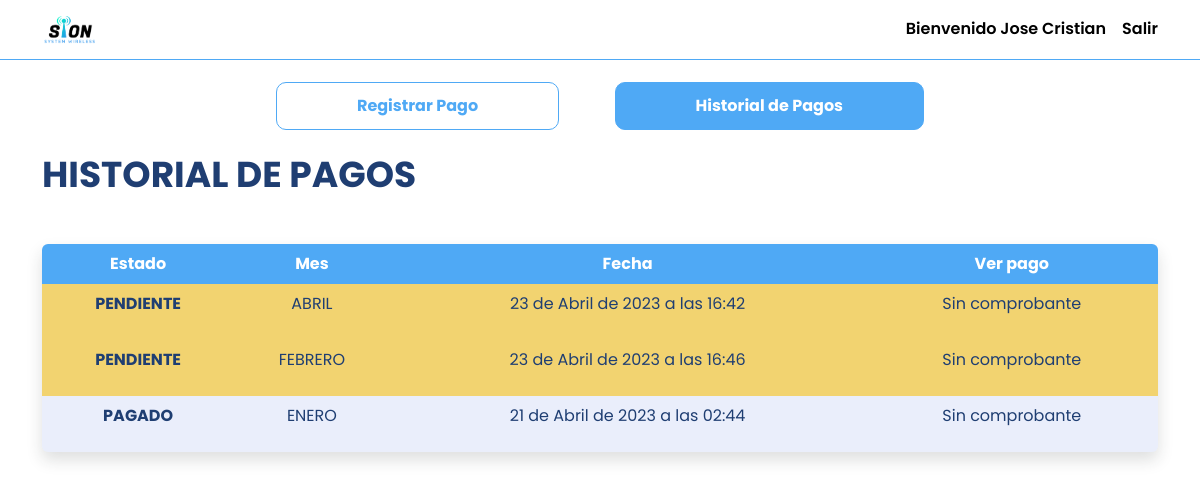
The page /payment_register/history/ (signed in) on the database its author committed.
### payments/models.py (models this page shows, shortened)
class Payment(models.Model):
    created = models.DateTimeField(auto_now_add=True, verbose_name="Fecha de pago")
    updated = models.DateTimeField(auto_now=True, verbose_name="Ultima modificación")
    receipt = models.FileField(upload_to="comprobantes", null=True, blank=True, verbose_name="Comprobante")
    name_client = models.ForeignKey(User, on_delete=models.CASCADE, verbose_name="Nombre del cliente")
    email_client = models.EmailField(max_length=254,verbose_name="Correo electrónico del cliente", null=True, blank=True)
    state = models.ForeignKey(State, on_delete=models.CASCADE, verbose_name="Estado")
    month = models.ForeignKey(Month, on_delete=models.CASCADE, verbose_name="Mes de pago")
    class Meta:
        verbose_name = "pago"
        verbose_name_plural="pagos"

class State(models.Model):
    name = models.CharField(max_length=100)
    created = models.DateTimeField(auto_now_add=True,
        verbose_name="Fecha de creación")
    class Meta:
        verbose_name = "estado"
        verbose_name_plural="estados"
    def __str__(self):
        return self.name

class Month(models.Model):
    name = models.CharField(max_length=100)
    created = models.DateTimeField(auto_now_add=True,
        verbose_name="Fecha de creación")
    class Meta:
        verbose_name = "mes"
        verbose_name_plural="meses"
    def __str__(self):
        return self.name

### admin_user/views.py (the view)
# urls.py: path('history/', HistoryPageView.as_view(), name='history'),
@method_decorator(login_required, name='dispatch')
class HistoryPageView(TemplateView):
    template_name = "admin_user/history.html"
    def get_queryset(self):
        queryset = Payment.objects.filter(name_client=self.request.user)
        queryset = queryset.order_by('-month') # ordena por fecha de creación descendente: -month = de forma ascendente
        return queryset
    def get_context_data(self, **kwargs):
        context = super().get_context_data(**kwargs)
        context['payments'] = self.get_queryset()
        return context
    """ CODIGO PARA VER ID EN CMD
    def get_context_data(self, **kwargs):
        context = super().get_context_data(**kwargs)
        payments = Payment.objects.filter(name_client=self.request.user)
        payments_dict = [self.payment_to_dict(payment) for payment in payments]
        context['payments'] = json.dumps(payments_dict)


        payments = Payment.objects.filter(name_client=self.request.user)
        payment_list = []
        for payment in payments:
            payment_dict = model_to_dict(payment)
            payment_dict['receipt'] = str(payment_dict['receipt'])
            payment_list.append(payment_dict)
            print(payment_dict['created'])
        return context

    def payment_to_dict(self, payment):
        payment_dict = model_to_dict(payment)
        payment_dict['receipt'] = str(payment_dict['receipt'])  # Convert FieldFile to string
        return payment_dict"""

### admin_user/templates/admin_user/history.html (shortened to what this page needs)
{% extends 'admin_user/base.html' %}
{% load static %}
{% block content %}
    <div class="container">
        <div class="content-btn d-flex align-items-center justify-content-evenly">
            <a href="{% url 'register' %}" class="btn btn-primary">Registrar Pago</a>
            <a href="{% url 'history' %}" class="btn btn-primary active">Historial de Pagos</a>
        </div>
        <h2 class="title-register">HISTORIAL DE PAGOS</h2>
        {% if payments %}
            <div class="content-table table-responsive rounded shadow mt-5 bg-body rounded">
                <table class="table table-borderless table-equal-column-width text-center">
                    <thead>
                        <tr>
                            <th scope="col my-th">Estado</th>
                            <th scope="col my-th">Mes</th>
                            <th scope="col my-th">Fecha</th>
                            <th scope="col my-th">Ver pago</th>
                        </tr>
                    </thead>
                    <tbody class="table-group-divider">
                        {% for payment in payments %}
                            <tr>
                                {% if payment.receipt  %}
                                    <th
                                        data-url="{{payment.receipt.url}}"
                                        data-url-pending="{{payment.receipt.url }}"
                                        data-url-unpain="{% url 'register' %}"
                                        class="data-payment"
                                    >{{ payment.state }}</th>
                                {% else %}
                                    <th
                                        data-url=""
                                        data-url-pending=""
                                        data-url-unpain="{% url 'register' %}"
                                        class="data-payment"
                                    >{{ payment.state }}</th>
                                {% endif %}
                                <td>{{ payment.month }}</td>
                                <td>{{ payment.updated }}</td>
                            </tr>
                        {% endfor %}
                    </tbody>
                </table>
            </div>
        {% else %}
            <div class="no-payments">
                <img src="{% static 'core/icons/card-checklist.svg' %}" alt="">
                <h5>¡Hola! Registra tus pagos para comenzar a disfrutar de nuestros servicios. ¡Gracias!</h5>
            </div>
        {% endif %}
    </div>
{% endblock %}

### admin_user/templates/admin_user/base.html (shortened to what this page needs)
<!DOCTYPE html>
<html lang="en">
<head>
    {% load static %}
    <link href="{% static 'core/bootstrap/css/bootstrap.min.css' %}" rel="stylesheet">
    <link href="{% static 'core/font-awesome/css/font-awesome.min.css' %}" rel="stylesheet" type="text/css">
    <link href="{% static 'core/css/admin-user.css' %}" rel="stylesheet">
</head>
<body>
    <nav class="navbar white-color">
        <div class="container white-color">
            <a class="navbar-brand" href="#">
                <img src="{% static 'core/img/logo_sion.png' %}" alt="" class="img-logo">
            </a>
            <div class="d-flex justify-content-evenly align-items-center link">
                <p class="text-welcome">Bienvenido {{ request.user.first_name }}</p>
                <a class="text-close-session" href="{% url 'logout' %}">Salir</a>
            </div>
        </div>
    </nav>
    <main>
        {% block content %} {% endblock %}
    </main>
</body>
</html>

### core/static/core/css/admin-user.css (style rules this page uses)
:root { --while-color:#FFFFFF; --primary-color:#4FA9F5; --text-color:#1F3E72; --gray-color:#1F3E72; --dark-color:#000000; --unpain-color:#D61355; --pending-color:#F2D370; --font-family:Poppins, sans-serif; --h1-bold-poppins-48: 48px; --h2-bold-poppins-28: 28px; --h3-bold-poppins-24: 24px; --h4-bold-poppins-20: 20px; --b1-display-bold-poppins-16: 16px; --b1-display-poppins-bold: 700; --b1-display-medium-poppins-16: 16px; --b1-display-poppins-medium: 500; --b2-display-bold-poppins-14: 14px; --b2-display-poppins-bold: 600; --b2-display-medium-poppins-14: 14px; --b2-display-poppins-medium: 400; --b3-text-bold-poppins-12: 12px; --b3-text-poppins-bold: 700; --b3-text-semibold-poppins-12: 12px; --b3-text-poppins-semibold: 500; --b3-text-regular-poppins-12: 12px; --b3-text-poppins-regular: 400; --b4-text-bold-poppins-10: 10px; --b4-text-poppins-bold: 700; --b4-text-semibold-poppins-10: 10px; --b4-text-poppins-semibold: 500; --b4-text-regular-poppins-10: 10px ; --b4-text-poppins-regular: 400; --box-sh: 0 0 6px 0 rgba(0,0,0,0.6); }
* { border: 0; padding: 0; box-sizing: border-box; }
body { color: #fff; font-family: var(--font-family); }
main { width: 100%; height: auto; }
nav { border-bottom: 1px solid var(--primary-color); }
.container img { width: auto; height: 32px; }
.text-welcome { font-size: var(--b2-display-poppins-bold); font-weight: var(--b2-display-poppins-bold); color: var(--dark-color); margin: 0 1rem 0 0; }
.text-close-session { font-size: var(--b2-display-poppins-bold); font-weight: var(--b2-display-poppins-bold); color: var(--dark-color); transition: .3s; cursor: pointer; text-decoration: none; }
.content-btn { width: 70%; height: auto; margin: .7rem auto; padding: .7rem; }
.content-btn a { font-size: var(--b1-display-bold-poppins-16); font-weight: var(--b1-display-poppins-bold); padding: .7rem 5rem; background-color: var(--white-color); color: var(--primary-color); border: 1px solid var(--primary-color) !important; border-radius: 10px; }
.content-btn a.active { background-color: var(--primary-color); color: var(--white-color); }
.title-register { font-size: 36px; font-weight: bold; color: var(--text-color); }
.table { margin-bottom: 0; }
.table tbody { font-weight: var(--b1-display-medium-poppins-16); }
.table tbody tr { background-color: rgba(56, 92, 216, 0.10); color:var(--text-color); }
.table tr:nth-child(even) { background-color: var(--while-color); color: var(--text-color); }
.table thead > tr > th { background-color: var(--primary-color) !important; color: var(--while-color) !important; }
.table tbody tr.pending { background-color: var(--pending-color); }

### rows shown on the page
Payment: state "PENDIENTE", month "ABRIL", updated "23 de Abril de 2023 a las 16:42"
Payment: state "PENDIENTE", month "FEBRERO", updated "23 de Abril de 2023 a las 16:46"
Payment: state "PAGADO", month "ENERO", updated "21 de Abril de 2023 a las 02:44"

### other values the page prints
{{ request.user.first_name }} "Jose Cristian"
